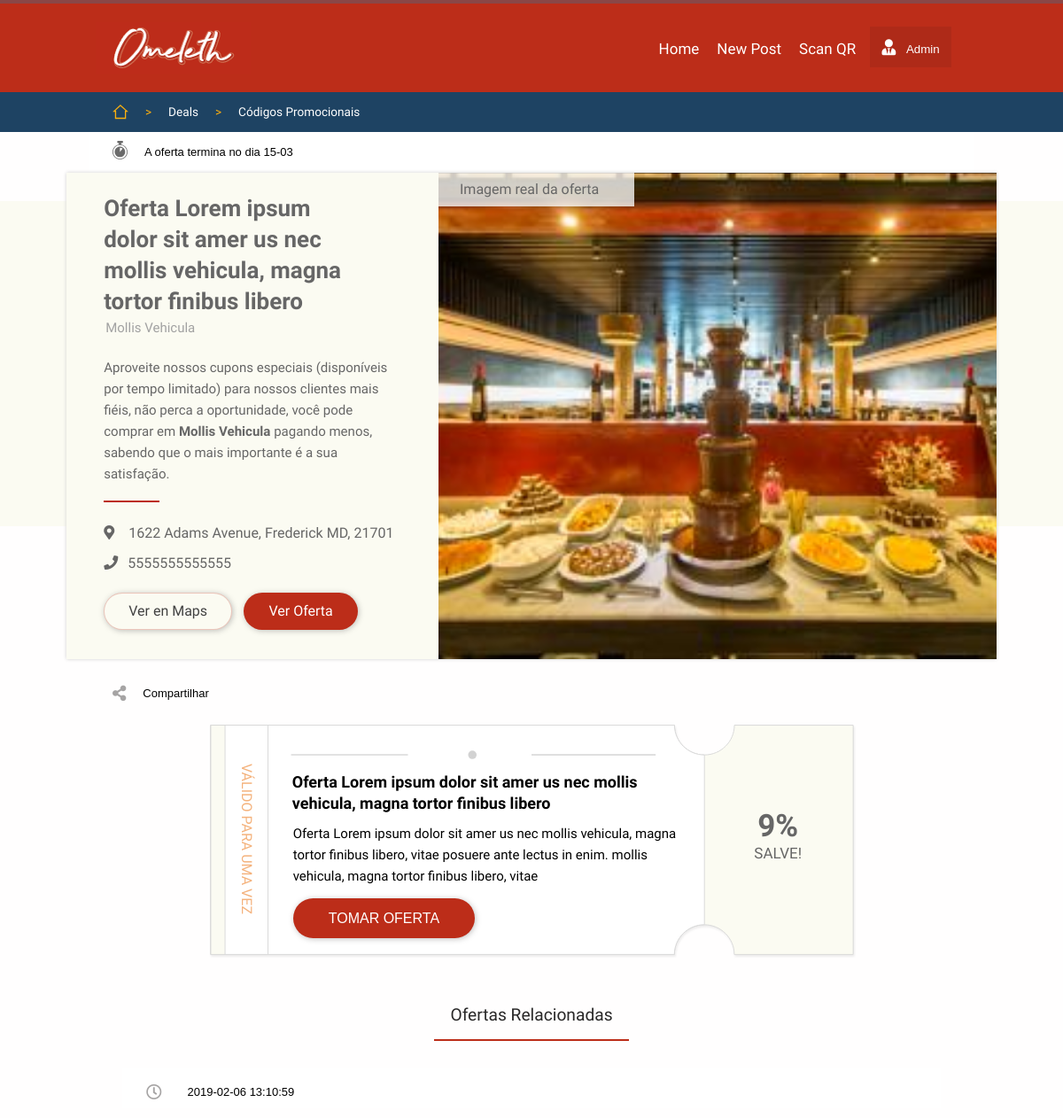
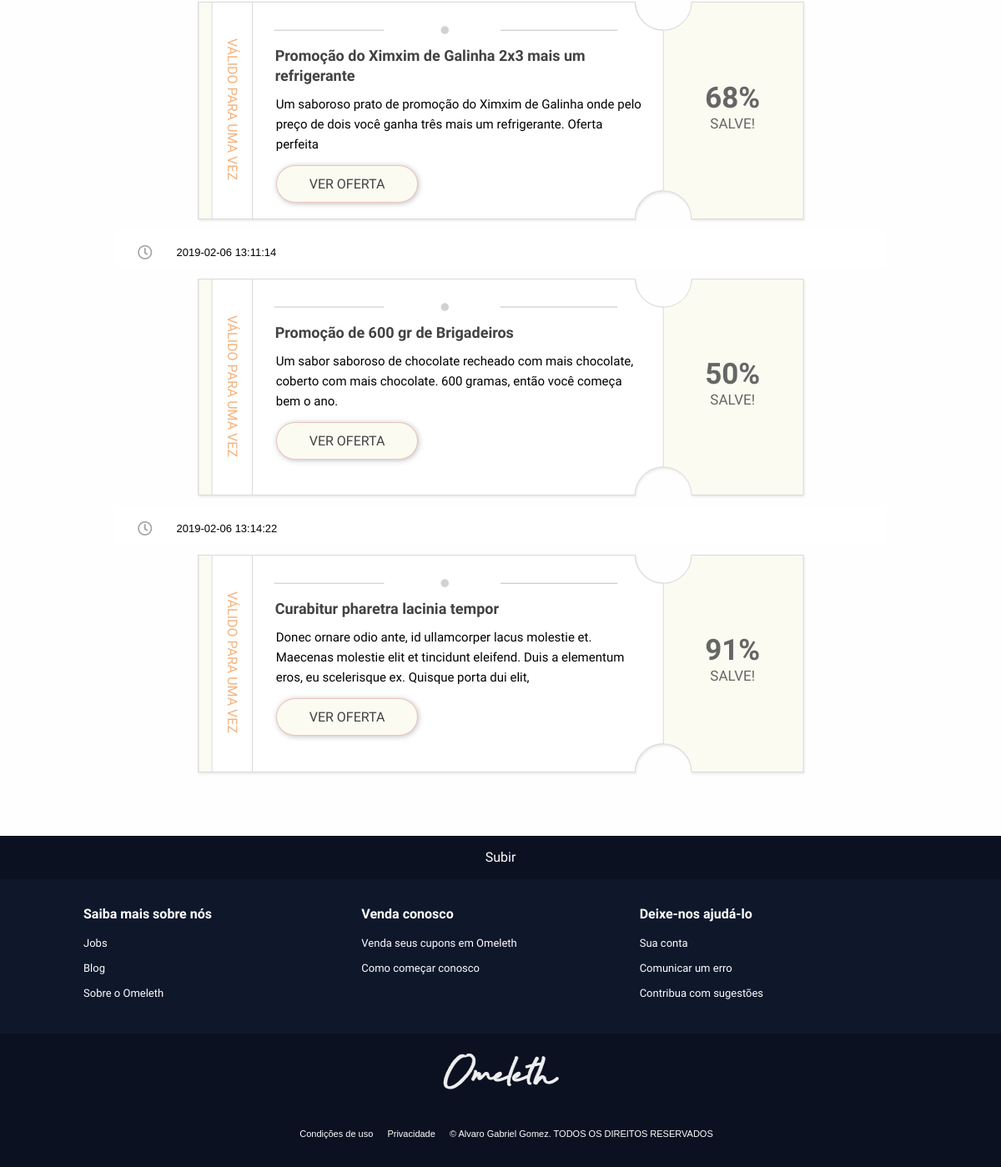
The page /deals.php?id=1 (signed in) on the database its author committed (2 pictures, top to bottom).
### tables this page shows
CREATE TABLE `posts` (
  `post_id` int(10) UNSIGNED NOT NULL,
  `buss_id` int(10) UNSIGNED NOT NULL,
  `active` int(1) NOT NULL DEFAULT '1',
  `created_at` timestamp NOT NULL DEFAULT CURRENT_TIMESTAMP,
  `updated_at` timestamp NOT NULL DEFAULT CURRENT_TIMESTAMP ON UPDATE CURRENT_TIMESTAMP,
  `offer_end_at` timestamp NOT NULL DEFAULT '0000-00-00 00:00:00',
  `price_new` decimal(6,2) UNSIGNED NOT NULL DEFAULT '10.10',
  `price_from` decimal(6,2) UNSIGNED NOT NULL DEFAULT '11.11',
  `title` varchar(255) NOT NULL DEFAULT 'Oferta Lorem ipsum dolor sit amer us nec mollis vehicula, magna tortor finibus libero',
  `description` varchar(255) NOT NULL DEFAULT 'Oferta Lorem ipsum dolor sit amer us nec mollis vehicula, magna tortor finibus libero, vitae posuere ante lectus in enim. mollis vehicula, magna tortor finibus libero, vitae',
  `post_hero_img_url` varchar(500) DEFAULT 'img/tumb1.jpg'
);

CREATE TABLE `buss` (
  `buss_id` int(10) UNSIGNED NOT NULL,
  `buss_name` varchar(500) DEFAULT 'Mollis Vehicula',
  `buss_dir` varchar(500) DEFAULT '1622  Adams Avenue, Frederick MD, 21701',
  `buss_phone` varchar(255) DEFAULT '5555555555555',
  `buss_url` varchar(500) DEFAULT 'http://ckj1.site11.com',
  `created_at` timestamp NOT NULL DEFAULT CURRENT_TIMESTAMP,
  `updated_at` timestamp NOT NULL DEFAULT CURRENT_TIMESTAMP ON UPDATE CURRENT_TIMESTAMP,
  `cover_url` varchar(500) NOT NULL DEFAULT 'img/buss/buss1.jpg',
  `active` int(1) NOT NULL DEFAULT '1',
  `auth` varchar(255) NOT NULL DEFAULT '1',
  `buss_uid` varchar(255) NOT NULL,
  `buss_pwd` varchar(255) NOT NULL,
  `buss_limits` int(2) UNSIGNED DEFAULT '3'
);

### includes/deals-inc.php (called while the page is built, shortened)
<?php
if(isset($_GET['id'])){
    require 'dbh-inc.php';
    $post_url_id = mysqli_real_escape_string($conn, $_GET['id']);
    if(is_numeric($post_url_id)) {
    $sql = "
    SELECT b.buss_name, b.buss_dir, b.buss_phone, b.buss_phone, b.buss_url, p.title, p.description, p.price_from, p.price_new, p.offer_end_at, p.created_at, p.updated_at, p.buss_id, p.post_hero_img_url, b.cover_url, CONCAT(YEAR(p.updated_at),'-', MONTH(p.updated_at), '-' , DAY(p.updated_at)) AS data
    FROM posts as p
    JOIN buss as b
        on b.buss_id = p.buss_id
    WHERE p.post_id = $post_url_id
    AND p.active <> 0
    ";
    $results=mysqli_query($conn, $sql);
    $resultsCheck=mysqli_num_rows($results);
    $row = mysqli_fetch_array($results, MYSQLI_ASSOC);
    if($resultsCheck < 1){
        header('HTTP/1.1 404 Not Found');
        include '404.shtml';
        exit();
    }else{
        $post_offer_end_at = mysqli_real_escape_string($conn, $row['offer_end_at']);
        $post_offer_datatime = new DateTime($row['offer_end_at']);
        $post_buss_id = mysqli_real_escape_string($conn, $row['buss_id']);
        $post_buss_name =mysqli_real_escape_string($conn,  $row['buss_name']);
        $post_buss_dir = mysqli_real_escape_string($conn, $row['buss_dir']);
        $post_buss_phone =mysqli_real_escape_string($conn,  $row['buss_phone']);
        $post_hero_img = mysqli_real_escape_string($conn, $row['post_hero_img_url']);
    }
    }else{
        header('HTTP/1.1 404 Not Found');
        include '404.shtml';
        exit();
    }
}else{
require 'components/all-deals.php';
    exit();
}

### deals.php (the view, shortened to what this page needs)
<?php
require 'includes/deals-inc.php';
?>
<!DOCTYPE html>
<html lang="en">
<head>
    <link rel="stylesheet" type="text/css" href="style.css">
    <link rel="stylesheet" type="text/css" href="modalwindow/modalwindow.css">
    <link rel="stylesheet" type="text/css" href="css/responsive.css">
    <link rel="stylesheet" href="https://use.fontawesome.com/releases/v5.6.1/css/fontawesome.css">
    <link rel="stylesheet" href="https://use.fontawesome.com/releases/v5.6.1/css/regular.css">
    <link rel="stylesheet" href="https://use.fontawesome.com/releases/v5.6.1/css/solid.css">
    <link rel="stylesheet" type="text/css" href="css/animate.min.css">
</head>
<body>
<div id="themoderfoquer">
<?php
require 'components/header.php';
require 'components/navbar.php';
 ?>
<div id="time-bar">
    <div id="time-bar-container">
            <nav>
                <ul><?php
                $post_offer_formated=$post_offer_datatime->format('d-m');
                    if (strtotime($post_offer_end_at) > 1) {
                 if(time() - strtotime($post_offer_end_at) <= 0){
                    if (abs(time() - strtotime($post_offer_end_at)) <= 2 * 86400) {
                        echo '<li><div class="clock-time-deals"></div></li> <li style="color:red;">A oferta está prestes a terminar no dia '.$post_offer_formated.'</li>';
                    }else if(abs(time() - strtotime($post_offer_end_at)) >= 2 * 86400){
                        if(abs(time() - strtotime($post_offer_end_at)) >= 8 * 86400){
                            echo '<li><div class="clock-time-deals clock-7"></div></li> <li style="">A oferta termina no dia '.$post_offer_formated.'</li>';
                        }else if(abs(time() - strtotime($post_offer_end_at)) <= 2 * 86400){
                            echo '<li><div class="clock-time-deals clock-70"></div></li> <li style="">A oferta termina no dia '.$post_offer_formated.'</li>';
                        }else if(abs(time() - strtotime($post_offer_end_at)) <= 3 * 86400 && abs(time() - strtotime($post_offer_end_at)) > 2 * 86400){
                            echo '<li><div class="clock-time-deals clock-30"></div></li> <li style="">A oferta termina no dia '.$post_offer_formated.'</li>';
                        }else if(abs(time() - strtotime($post_offer_end_at)) <= 4 * 86400 && abs(time() - strtotime($post_offer_end_at)) > 3 * 86400){
                            echo '<li><div class="clock-time-deals clock-25"></div></li> <li style="">A oferta termina no dia '.$post_offer_formated.'</li>';
                        }else if(abs(time() - strtotime($post_offer_end_at)) <= 7 * 86400 && abs(time() - strtotime($post_offer_end_at)) > 4 * 86400){
                            echo '<li><div class="clock-time-deals clock-15"></div></li> <li style="">A oferta termina no dia '.$post_offer_formated.'</li>';
                        }
                    }
                }else if(time() - strtotime($post_offer_end_at) > 1){
                    echo '<li><div class="clock-time-deals clock-100"></div></li> <li style="">A oferta terminou no dia '.$post_offer_formated.'</li>';
                }
                    }else{
                        echo '
                        <li><i style="font-size: 1.35em;color: #A6A4A4;margin: 14px 0px;" class="far fa-clock" ></i></li>
                        <li>'.$post_updated_at.'</li>';
                    }
                    ?>
                </ul>
            </nav>
    </div>
</div>
<section>
<div id="main-container">
     <div id="main">
    <div id="hero-deals-container">
        <div id="hero-deals">
            <div class="col1">
                <div class="title-hero-deals"><?php echo $row['title'] ?></div>
                <div class="buss-title-hero-deals"><?php echo  $post_buss_name; ?></div>
                <div class="desc-art">
                    <p class="description-text">
                    Aproveite nossos cupons especiais (disponíveis por tempo limitado) para nossos clientes mais fiéis, não perca a oportunidade, você pode comprar em <strong><?php echo $post_buss_name; ?></strong> pagando menos, sabendo que o mais importante é a sua satisfação.<br></p>
                    <div class="buss-dir">
                    <i class="fas fa-map-marker-alt" style="margin-right:16px;"></i><?php echo $post_buss_dir; ?>
                    </div>
                    <div class="buss-phone">
                    <i class="fas fa-phone" style="margin-right:11px;"></i><?php echo $post_buss_phone; ?>
                    </div>
                <div id="b-hero-buss">
                <div class="buss-button button l-grey"><a href="deals.php?id='.$row['post_id'].'">Ver en Maps</a></div>
                <div class="buss-button-o button red"><a href="#main-posts-container">Ver Oferta</a></div>
                </div>
                </div>
            </div>
             <div class="col2">
                <div class="image-hero-container">
                <img src="<?php echo $post_hero_img; ?>" alt="image deals">
                 </div>
            </div>
        </div>
    </div>
         <div id="share-bar">
             <div id="share-bar-container">
                <nav>
                    <ul>
                        <li><i style="font-size: 1.35em;color: #A6A4A4;margin: 14px 0px;" class="fas fa-share-alt" ></i></li>
                        <li>Compartilhar</li>
                    </ul>
                </nav>
            </div>
         </div>
         <div id="main-posts-container">
                <div class="main-post">
<?php
echo '<div class="cupon-std">
<div class="cupon-col1">
<div>VÁLIDO PARA UMA VEZ</div>
</div>
<div class="cupon-col2">
<div class="cupon-titulo"><span>'.$row['title'].'</span></div>
<div class="cupon-desc"><span>'.$row['description'].'</span>
</div>';
if($post_offer_end_at > 1){
if(time() - strtotime($post_offer_end_at) <= 0){
    echo'
<button id="modaltrigger"class="cupon-boton button red"><span>TOMAR OFERTA</span></button>
';
}else if (time() - strtotime($post_offer_end_at) > 1){
echo' <button id="disable-button"class="cupon-boton button b-disabled" disabled="disabled"><span>Oferta concluída</span></button>';
}
}else{
    echo'
    <button id="modaltrigger"class="cupon-boton button red"><span>TOMAR OFERTA</span></button>
    ';
}
echo'
</div>
<div class="cupon-col3">
<div class="cupon-descuento">
<div class="porcentaje"><span>'. abs(round((($row['price_new']/$row['price_from'])*100)-100))  .'%</span></div>
<span class="s-porcentaje">SALVE!</span>
</div>
</div>
</div>
';
?>
<?php
require 'includes/related-inc.php';
?>
            </div>
    </div>
</div>
</section>
</div>
        <?php
            require 'components/footer.php';
        ?>
</body>
</html>

### includes/related-inc.php (shortened to what this page needs)
<?php
require 'includes/dbh-inc.php';
?>
<?php
$sql ="
SELECT * FROM posts
 WHERE buss_id = $post_buss_id
 AND active <> 0
 AND post_id <> $post_url_id
 ORDER BY post_id ASC
";
?>
<div><h3 style="margin-top:56px!important;">Ofertas Relacionadas</h3></div>
<?php
$results=mysqli_query($conn, $sql);
$resultsCheck=mysqli_num_rows($results);
if($resultsCheck < 1){
        require 'components/empty-state-related.php';
}else{
while($row = mysqli_fetch_array($results, MYSQLI_ASSOC)){
   echo ' <div id="time-bar">
    <div id="time-bar-container">
            <nav>
                <ul>
                    <li><i style="font-size: 1.35em;color: #A6A4A4;margin: 8px 0px;" class="far fa-clock" ></i></li>
                    <li>'.$row['updated_at'].'</li>
                </ul>
            </nav>
    </div>
</div>';
    echo '
    <div class="cupon-std">
    <div class="cupon-col1">
    <div>VÁLIDO PARA UMA VEZ</div>
    </div>
    <div class="cupon-col2">
    <div class="cupon-titulo"><span><a href="deals.php?id='.$row['post_id'].'">'.$row['title'].'</a></span></div>
    <div class="cupon-desc"><span>'.$row['description'].'</span>
    </div>
    <div class="cupon-boton button l-grey"><a href="deals.php?id='.$row['post_id'].'">VER OFERTA</a></div>
    </div>
    <div class="cupon-col3">
    <div class="cupon-descuento">
    <div class="porcentaje"><span>'. abs(round((($row['price_new']/$row['price_from'])*100)-100))  .'%</span></div>
    <span class="s-porcentaje">SALVE!</span>
    </div>
    </div>
    </div>';
}
}
?>

### modalwindow/modalwindow.css (style rules this page uses)
* { -webkit-transition: all .5s ease-in-out; transition: transform .5s ease-in-out; }

### rows shown on the page
posts: offer_end_at "15-03", title "Oferta Lorem ipsum dolor sit amer us nec mollis vehicula, magna tortor finibus libero", buss.buss_name "Mollis Vehicula", buss.buss_dir "1622 Adams Avenue, Frederick MD, 21701", buss.buss_phone "5555555555555", post_hero_img_url (picture), description "Oferta Lorem ipsum dolor sit amer us nec mollis vehicula, magna tortor finibus libero, vitae posuere ante lectus in enim. mollis vehicula, magna tortor finibus libero, vitae", abs(round((($row['price_new']/$row['price_from'])*100)-100)) "9"
posts: updated_at "2019-02-06 13:10:59", title "Promoção do Ximxim de Galinha 2x3 mais um refrigerante", description "Um saboroso prato de promoção do Ximxim de Galinha onde pelo preço de dois você ganha três mais um refrigerante. Oferta perfeita", abs(round((($row['price_new']/$row['price_from'])*100)-100)) "68"
posts: updated_at "2019-02-06 13:11:14", title "Promoção de 600 gr de Brigadeiros", description "Um sabor saboroso de chocolate recheado com mais chocolate, coberto com mais chocolate. 600 gramas, então você começa bem o ano.", abs(round((($row['price_new']/$row['price_from'])*100)-100)) "50"
posts: updated_at "2019-02-06 13:14:22", title "Curabitur pharetra lacinia tempor", description "Donec ornare odio ante, id ullamcorper lacus molestie et. Maecenas molestie elit et tincidunt eleifend. Duis a elementum eros, eu scelerisque ex. Quisque porta dui elit,", abs(round((($row['price_new']/$row['price_from'])*100)-100)) "91"
